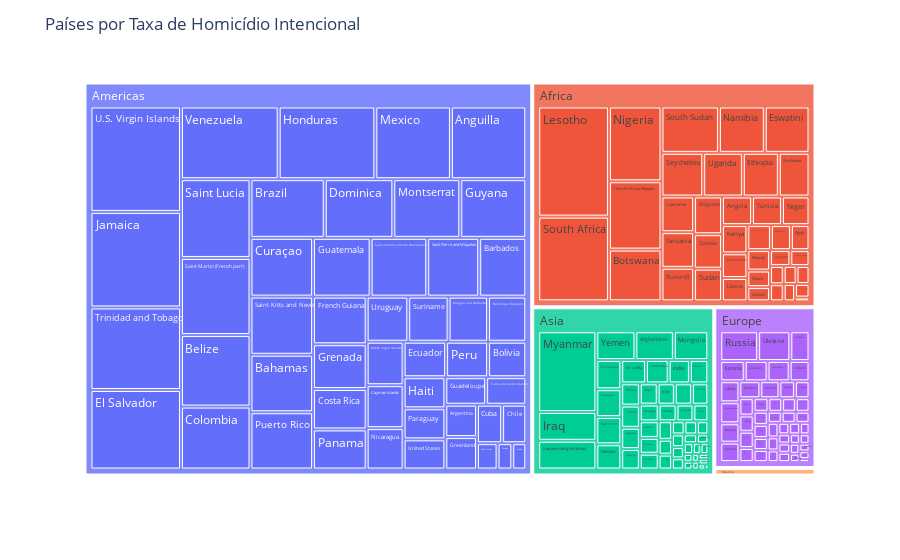

Notebook code cell kept with this figure:
### Code cell
import pandas as pd
import plotly.express as px

table = pd.read_csv("countries-by-intentional-homicide-rate.csv")
table.rename(columns={'Region': 'Regiao'}, inplace = True)
table.rename(columns={'Rate': 'Taxa'}, inplace = True)
table.rename(columns={'Count': 'Qtd homicidio'}, inplace = True)
table.rename(columns={'Year': 'Ano'}, inplace = True)
table.rename(columns={'Location': 'Pais'}, inplace = True)
table = table.drop("Subregion", axis = 1)
fig = px.treemap(table, path = ['Regiao', 'Pais'], values = 'Taxa')
fig.update_layout(
 title_text = 'Países por Taxa de Homicídio Intencional',)
fig.show()

### Figure 1 — Plotly figure (JSON) as saved in the notebook; plotly's stock layout.template omitted (floating-point values rounded to 4 significant figures; data arrays with more than 128 entries replaced by an {"elided": "..."} marker saying what was removed)
{"data": [{"branchvalues": "total", "domain": {"x": [0, 1], "y": [0, 1]}, "hovertemplate": "labels=%{label}<br>Taxa=%{value}<br>parent=%{parent}<br>id=%{id}<extra></extra>", "ids": {"elided": "200 str values"}, "labels": {"elided": "200 str values"}, "name": "", "parents": {"elided": "200 str values"}, "type": "treemap", "values": {"elided": "200 float values"}}], "layout": {"legend": {"tracegroupgap": 0}, "margin": {"t": 60}, "title": {"text": "Países por Taxa de Homicídio Intencional"}}}
